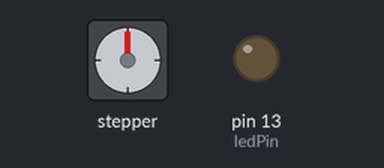
A sketch run on a simulated Arduino Uno, built with avr-gcc and run on an emulated ATmega328P. Shown: stepper motor, output pins drawn as LEDs (lit = HIGH). Wiring (inferred from the names in the program): stepper motor driver (800 steps per turn assumed): step pin 5; direction pin 6; enable pin 7. Pins used as bus, display or sensor lines are not drawn.

Above: at 0.05 s.
Timing chart, 0 to 5.9 s (numbered marks = the images above):
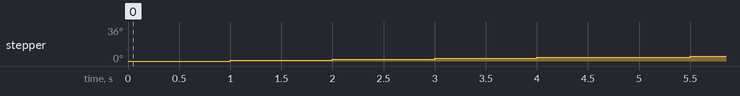

The sketch:

rising_or_falling_edge_test.ino
```cpp
int enaPin = 7; // Enable Pin
int dirPin = 6; // Direction Pin
int pulPin = 5; // Pulse Pin
int stepsPerRev = 800; // 1/4 Stepping
int ledPin = 13;
bool lastDir = HIGH;

void setup() {
  pinMode(enaPin, OUTPUT);
  pinMode(dirPin, OUTPUT);
  pinMode(pulPin, OUTPUT);
  pinMode(ledPin, OUTPUT);
  digitalWrite(enaPin, LOW); // Motor is on by default
  digitalWrite(dirPin, lastDir);
}

void loop() {
   for (int i = 0; i < 5*stepsPerRev; i++){
      //digitalWrite(ledPin, LOW);
      digitalWrite(pulPin, LOW);
      //delayMicroseconds(1);
      //digitalWrite(ledPin, HIGH);
      digitalWrite(pulPin, HIGH);
      delay(500);
   }
   digitalWrite(dirPin, !lastDir); // Switches direction
   lastDir = !lastDir;
}

// The answer is falling edge!
```
